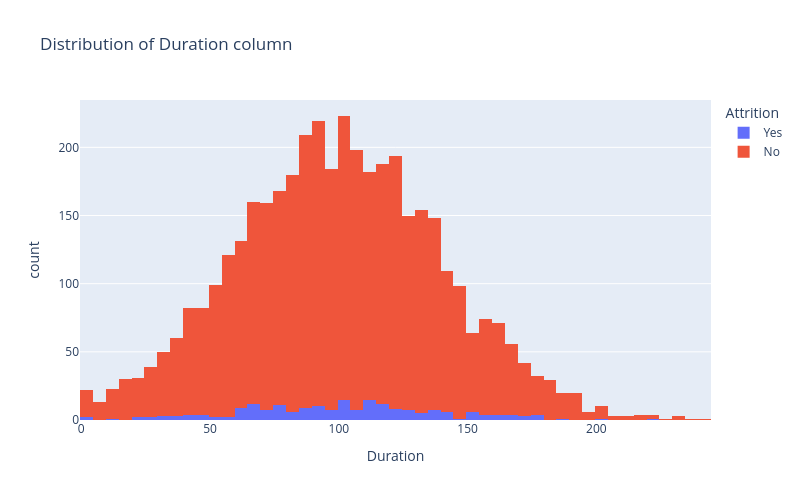

Notebook code cell kept with this figure:
### Code cell
px.histogram(train_df,x='Duration',
             color = 'Attrition',
             title='Distribution of Duration column',
            width = 800,height=500)

### Figure 1 — Plotly figure (JSON) as saved in the notebook; plotly's stock layout.template omitted (floating-point values rounded to 4 significant figures; data arrays with more than 128 entries replaced by an {"elided": "..."} marker saying what was removed)
{"data": [{"bingroup": "x", "hovertemplate": "Attrition=Yes<br>Duration=%{x}<br>count=%{y}<extra></extra>", "legendgroup": "Yes", "marker": {"color": "#636efa", "pattern": {"shape": ""}}, "name": "Yes", "orientation": "v", "showlegend": true, "type": "histogram", "x": {"elided": "207 int values"}, "xaxis": "x", "yaxis": "y"}, {"bingroup": "x", "hovertemplate": "Attrition=No<br>Duration=%{x}<br>count=%{y}<extra></extra>", "legendgroup": "No", "marker": {"color": "#EF553B", "pattern": {"shape": ""}}, "name": "No", "orientation": "v", "showlegend": true, "type": "histogram", "x": {"elided": "3943 int values"}, "xaxis": "x", "yaxis": "y"}], "layout": {"barmode": "relative", "height": 500, "legend": {"title": {"text": "Attrition"}, "tracegroupgap": 0}, "title": {"text": "Distribution of Duration column"}, "width": 800, "xaxis": {"anchor": "y", "domain": [0, 1], "title": {"text": "Duration"}}, "yaxis": {"anchor": "x", "domain": [0, 1], "title": {"text": "count"}}}}
